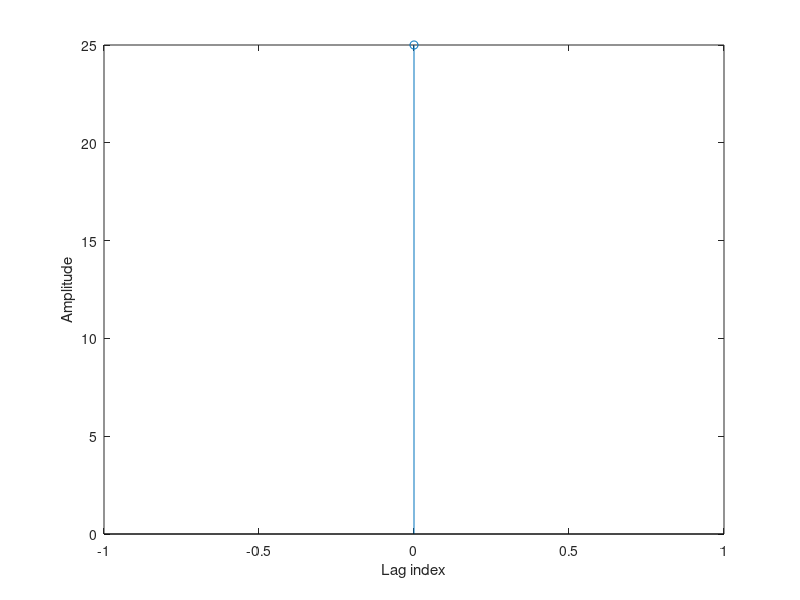

MATLAB code to generate this figure: (Note: this script raises an error after producing the figure.)
% cross_01.m
% version 10.02 / kzr
% Computation of Cross-correlation Sequence
%
x = input('Type in the the reference sequence = ');
y = input('Type in the second sequence = ');
n1 = length(y)-1;
n2 = length(x)-1;
r = conv(x,fliplr(y));
k = (-n1):n2;
stem(k,r);
xlabel('Lag index');
ylabel('Amplitude');
v = axis;
axis([-n1 n2 v(3:end)]);
